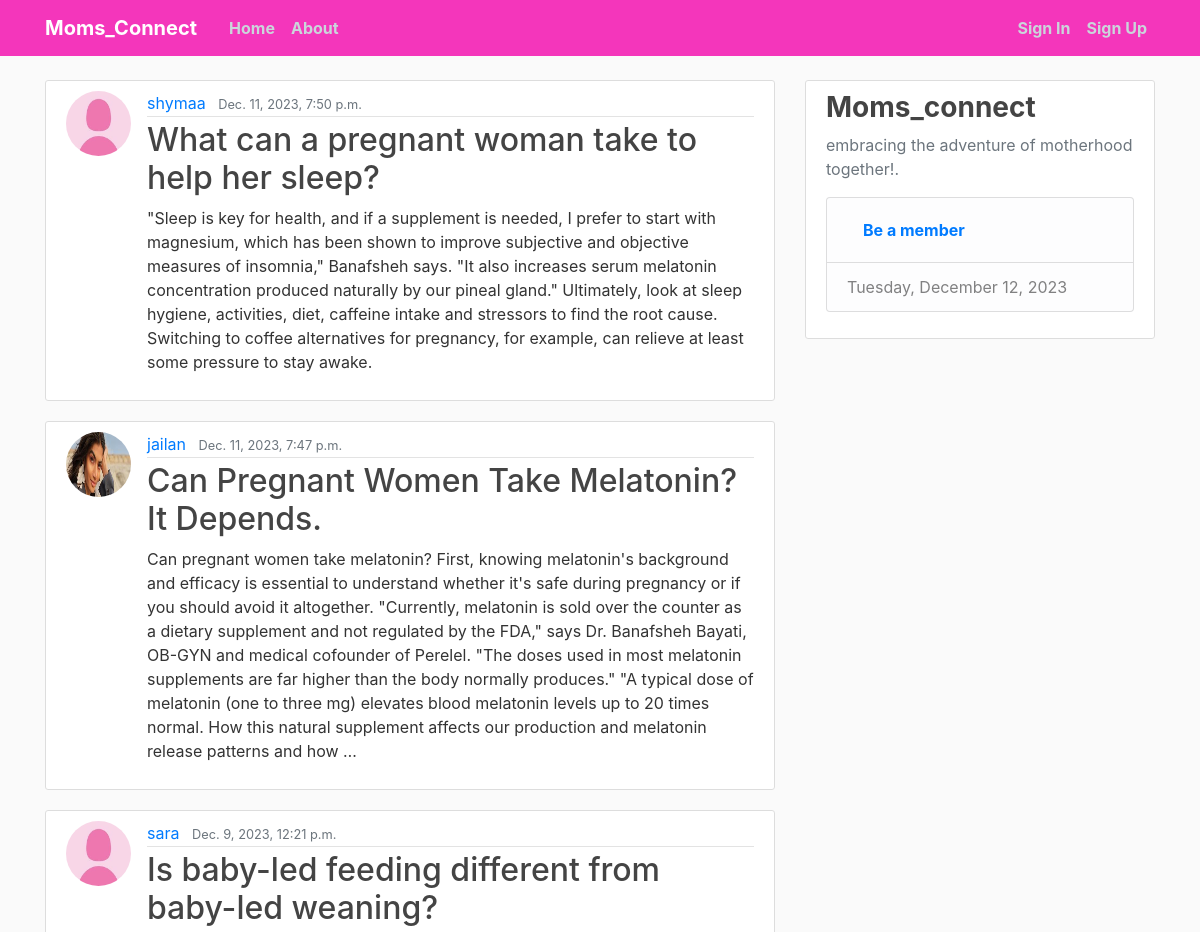
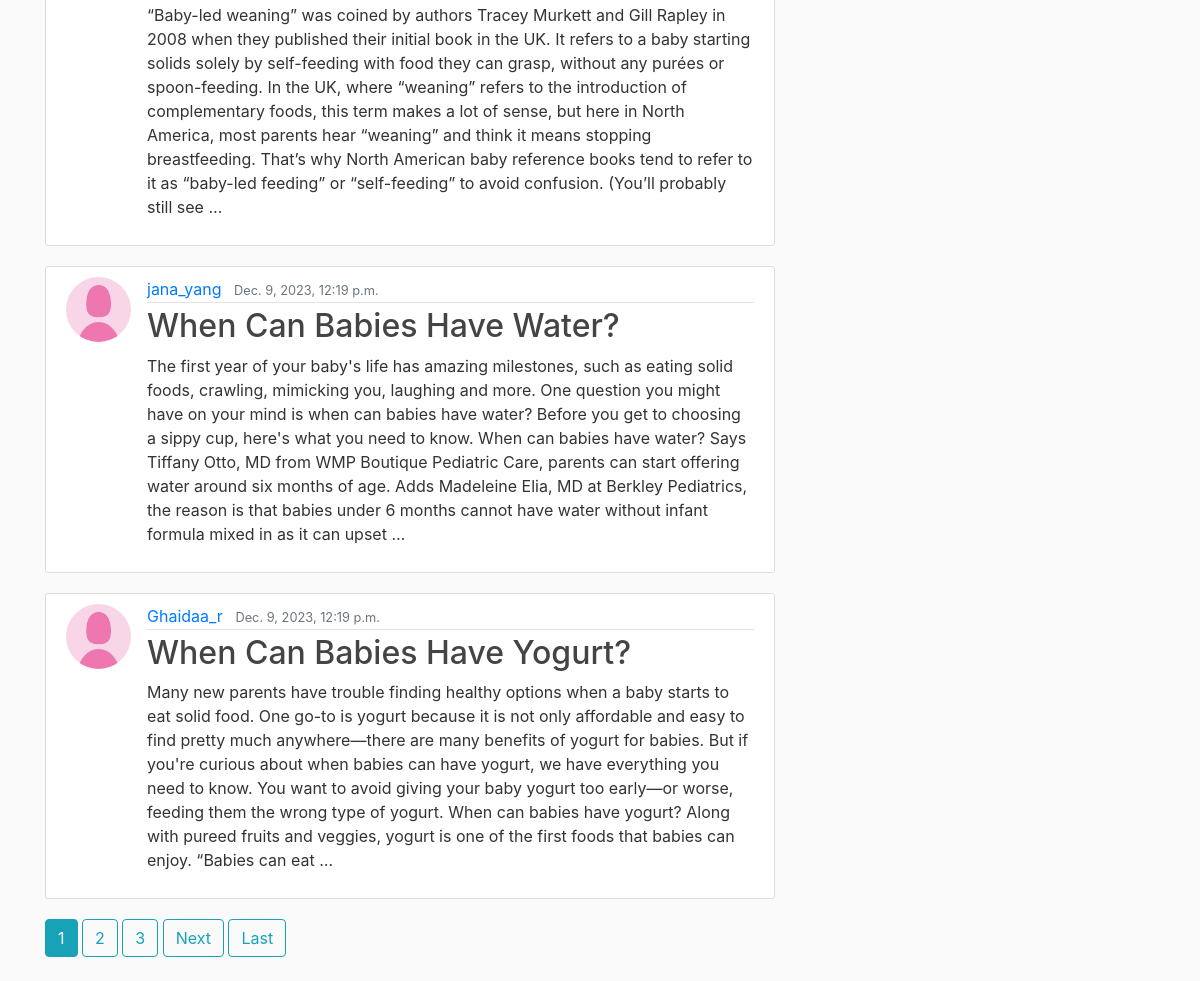
Before: / with the older database file (2 pictures, top to bottom).
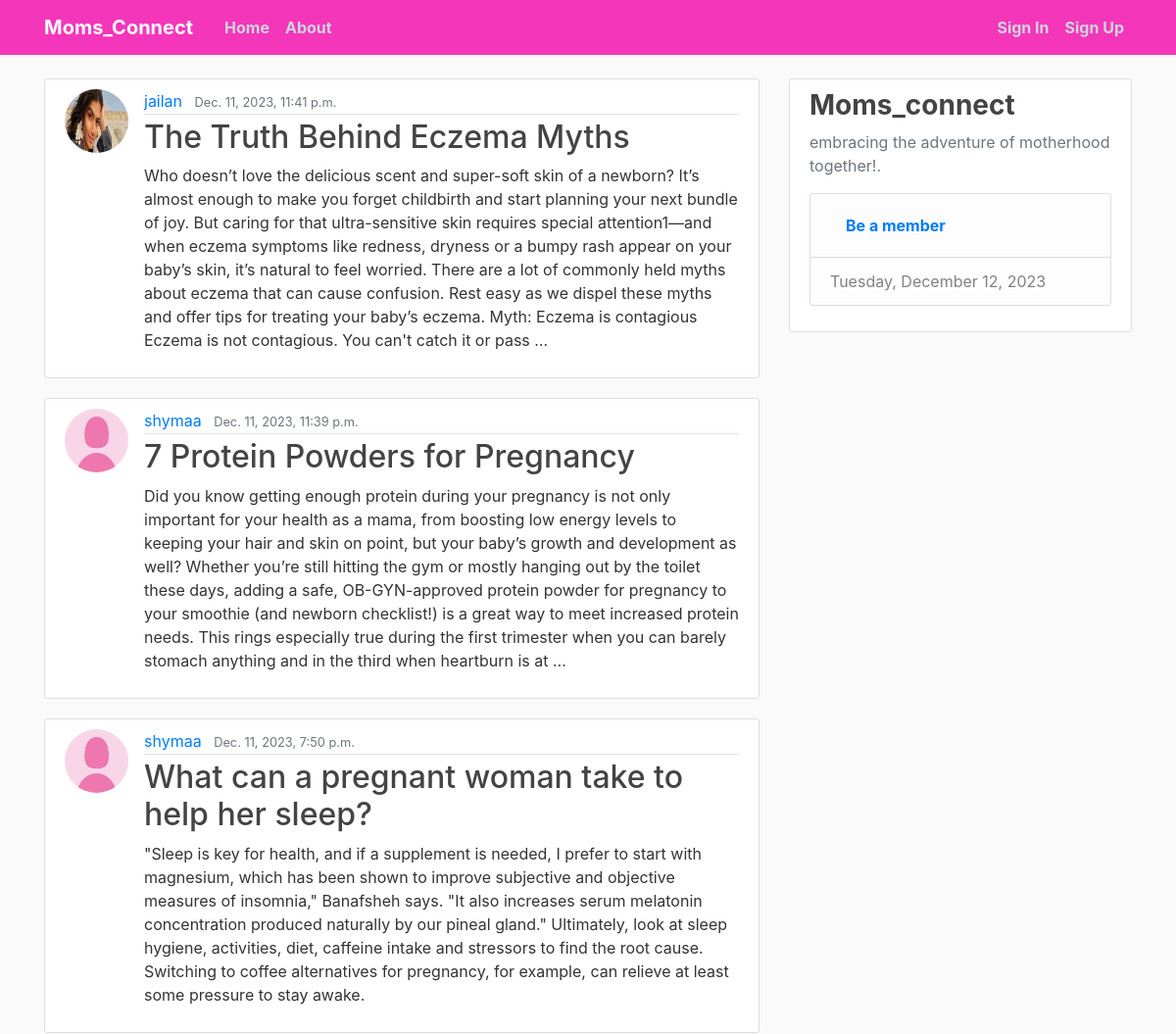
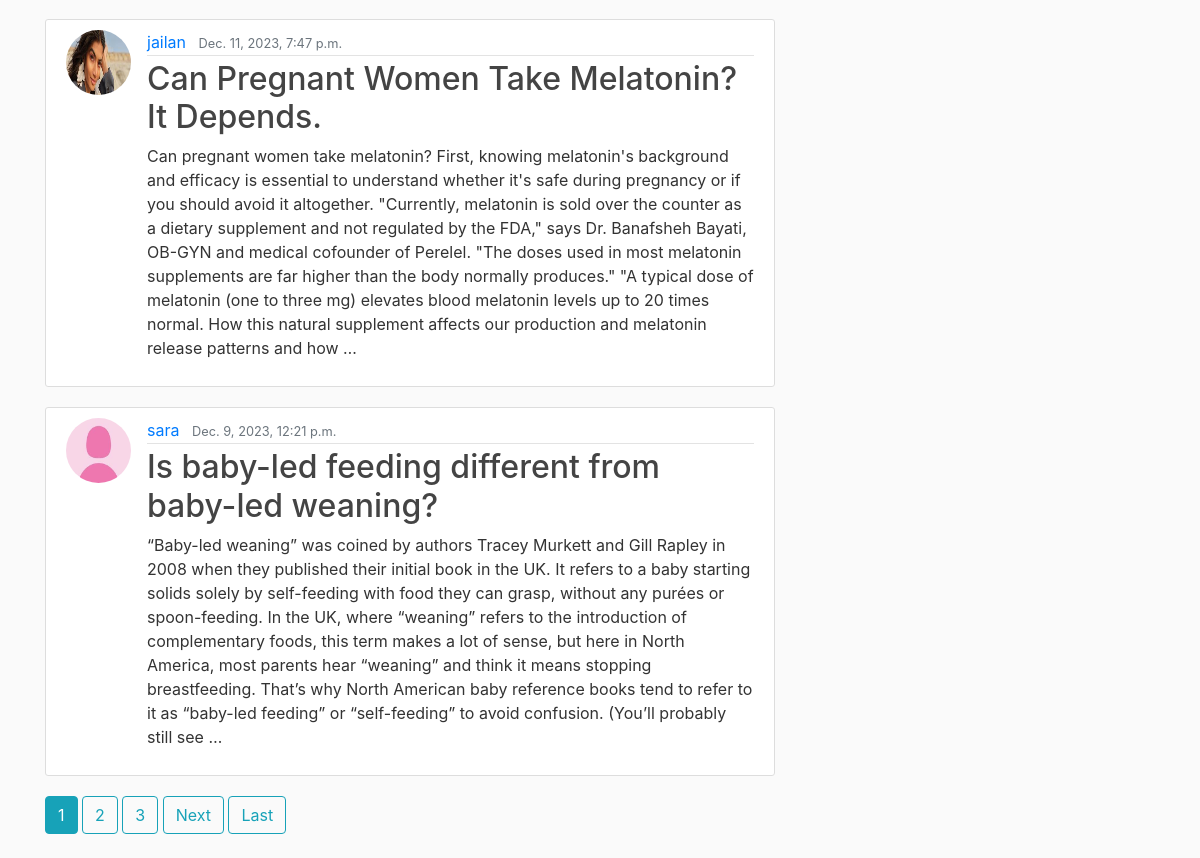
After: the same page with the newer database file (2 pictures, top to bottom).
### blog/models.py (models this page shows, shortened)
class Post(models.Model):
    title = models.CharField(max_length=200)
    content = models.TextField()
    date_posted = models.DateTimeField(default=timezone.now)
    author = models.ForeignKey(User, on_delete=models.CASCADE)

### users/models.py (models this page shows, shortened)
class Profile(models.Model):
    user = models.OneToOneField(User, on_delete=models.CASCADE)
    Bio = models.CharField(max_length=1000, blank=True)
    image = models.ImageField(default='default.jpg', upload_to='profile_photos')

### blog/views.py (the view)
# urls.py: path('', PostListView.as_view(), name='blog-home'),
class PostListView(ListView):
    model = Post
    template_name = 'blog/home.html'
    context_object_name = 'posts'
    ordering = ['-date_posted']
    paginate_by = 5

### templates/blog/home.html
{% extends "base.html" %}
{% block content %}
    {% for post in posts %}
    <article class="media content-section">
      <img class="rounded-circle article-img" src="{{ post.author.profile.image.url }}">
        <div class="media-body">
          <div class="article-metadata">
            <a class="mr-2" href="{% url 'blog-user-posts' post.author.username %}">{{ post.author }}</a>
            <small class="text-muted">{{ post.date_posted }}</small>
          </div>
          <h2><a class="article-title" href="{% url 'blog-post-detail' post.id %}">{{ post.title }}</a></h2>
          <p class="article-content">{{ post.content|truncatewords:100|safe }}</p>
        </div>
    </article>
    {% endfor %}
    {% for num in page_obj.paginator.page_range %}
        {% if page_obj.number == num %}
          <a class="btn btn-info mb-4" href="?page={{ num }}">{{ num }}</a>
        {% elif num > page_obj.number|add:'-3' and num < page_obj.number|add:'3' %}
          <a class="btn btn-outline-info mb-4" href="?page={{ num }}">{{ num }}</a>
        {% endif %}
      {% endfor %}
      {% if page_obj.has_next %}
        <a class="btn btn-outline-info mb-4" href="?page={{ page_obj.next_page_number }}">Next</a>
        <a class="btn btn-outline-info mb-4" href="?page={{ page_obj.paginator.num_pages }}">Last</a>
      {% endif %}
{% endblock content %}

Changed rows visible on the page:
no longer on this page (row unchanged): Post: author.profile.image (placeholder picture), author "jana_yang", date_posted "Dec. 9, 2023, 12:19 p.m.", title "When Can Babies Have Water?", content "The first year of your baby's life has amazing milestones, such as eating solid foods, crawling, mimicking you, laughing and more. One question you might have on your mind is when can babies have water? Before you get to choosing a sippy cup, here's what you need to know. When can babies have water? Says Tiffany Otto, MD from WMP Boutique Pediatric Care, parents can start offering water around six months of age. Adds Madeleine Elia, MD at Berkley Pediatrics, the reason is that babies under 6 months cannot have water without infant formula mixed in as it can upset …"
no longer on this page (row unchanged): Post: author.profile.image (placeholder picture), author "Ghaidaa_r", date_posted "Dec. 9, 2023, 12:19 p.m.", title "When Can Babies Have Yogurt?", content "Many new parents have trouble finding healthy options when a baby starts to eat solid food. One go-to is yogurt because it is not only affordable and easy to find pretty much anywhere—there are many benefits of yogurt for babies. But if you're curious about when babies can have yogurt, we have everything you need to know. You want to avoid giving your baby yogurt too early—or worse, feeding them the wrong type of yogurt. When can babies have yogurt? Along with pureed fruits and veggies, yogurt is one of the first foods that babies can enjoy. “Babies can eat …"
added Post: author.profile.image (picture), author "jailan", date_posted "Dec. 11, 2023, 11:41 p.m.", title "The Truth Behind Eczema Myths", content "Who doesn’t love the delicious scent and super-soft skin of a newborn? It’s almost enough to make you forget childbirth and start planning your next bundle of joy. But caring for that ultra-sensitive skin requires special attention1—and when eczema symptoms like redness, dryness or a bumpy rash appear on your baby’s skin, it’s natural to feel worried. There are a lot of commonly held myths about eczema that can cause confusion. Rest easy as we dispel these myths and offer tips for treating your baby’s eczema. Myth: Eczema is contagious Eczema is not contagious. You can't catch it or pass …"
added Post: author.profile.image (placeholder picture), author "shymaa", date_posted "Dec. 11, 2023, 11:39 p.m.", title "7 Protein Powders for Pregnancy", content "Did you know getting enough protein during your pregnancy is not only important for your health as a mama, from boosting low energy levels to keeping your hair and skin on point, but your baby’s growth and development as well? Whether you’re still hitting the gym or mostly hanging out by the toilet these days, adding a safe, OB-GYN-approved protein powder for pregnancy to your smoothie (and newborn checklist!) is a great way to meet increased protein needs. This rings especially true during the first trimester when you can barely stomach anything and in the third when heartburn is at …"
